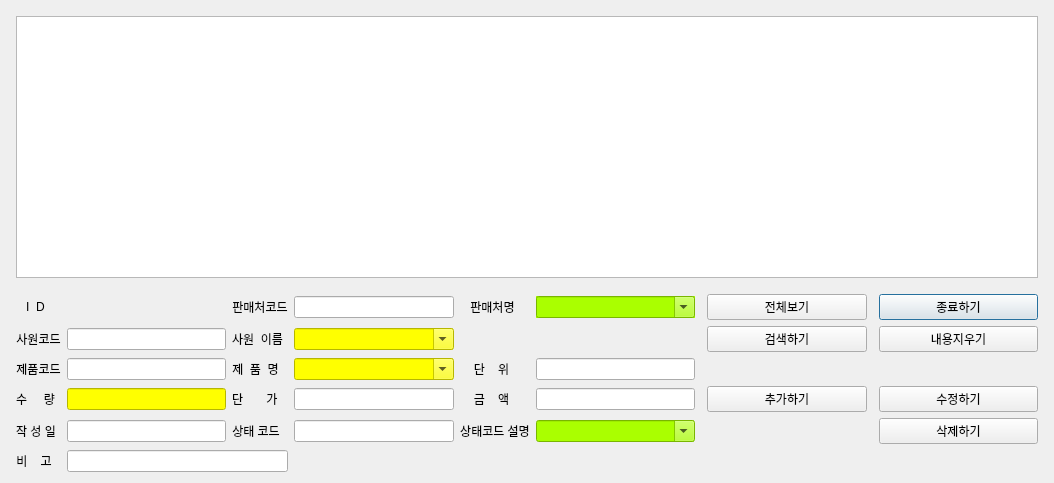
<?xml version="1.0" encoding="UTF-8"?>
<ui version="4.0">
 <class>ConsumableSalesDialog</class>
 <widget class="QDialog" name="ConsumableSalesDialog">
  <property name="geometry">
   <rect>
    <x>0</x>
    <y>0</y>
    <width>1054</width>
    <height>483</height>
   </rect>
  </property>
  <property name="sizePolicy">
   <sizepolicy hsizetype="Expanding" vsizetype="Expanding">
    <horstretch>0</horstretch>
    <verstretch>0</verstretch>
   </sizepolicy>
  </property>
  <property name="windowTitle">
   <string>소모품판매내역</string>
  </property>
  <layout class="QGridLayout" name="gridLayout_2">
   <item row="0" column="0">
    <layout class="QGridLayout" name="gridLayout">
     <property name="leftMargin">
      <number>5</number>
     </property>
     <property name="topMargin">
      <number>5</number>
     </property>
     <property name="rightMargin">
      <number>5</number>
     </property>
     <item row="2" column="9">
      <widget class="QPushButton" name="pb_consumablesales_cancel">
       <property name="sizePolicy">
        <sizepolicy hsizetype="Expanding" vsizetype="Fixed">
         <horstretch>0</horstretch>
         <verstretch>0</verstretch>
        </sizepolicy>
       </property>
       <property name="text">
        <string>종료하기</string>
       </property>
      </widget>
     </item>
     <item row="2" column="0">
      <widget class="QLabel" name="label">
       <property name="sizePolicy">
        <sizepolicy hsizetype="Fixed" vsizetype="Fixed">
         <horstretch>0</horstretch>
         <verstretch>0</verstretch>
        </sizepolicy>
       </property>
       <property name="text">
        <string>   I  D   </string>
       </property>
       <property name="alignment">
        <set>Qt::AlignCenter</set>
       </property>
      </widget>
     </item>
     <item row="2" column="1">
      <widget class="QLabel" name="lbl_consumablesales_id">
       <property name="sizePolicy">
        <sizepolicy hsizetype="Expanding" vsizetype="Fixed">
         <horstretch>0</horstretch>
         <verstretch>0</verstretch>
        </sizepolicy>
       </property>
       <property name="text">
        <string/>
       </property>
      </widget>
     </item>
     <item row="4" column="4">
      <widget class="QLabel" name="label_5">
       <property name="sizePolicy">
        <sizepolicy hsizetype="Fixed" vsizetype="Fixed">
         <horstretch>0</horstretch>
         <verstretch>0</verstretch>
        </sizepolicy>
       </property>
       <property name="text">
        <string>    단    위 </string>
       </property>
       <property name="alignment">
        <set>Qt::AlignCenter</set>
       </property>
      </widget>
     </item>
     <item row="2" column="2">
      <widget class="QLabel" name="label_7">
       <property name="sizePolicy">
        <sizepolicy hsizetype="Fixed" vsizetype="Fixed">
         <horstretch>0</horstretch>
         <verstretch>0</verstretch>
        </sizepolicy>
       </property>
       <property name="text">
        <string>판매처코드</string>
       </property>
       <property name="alignment">
        <set>Qt::AlignCenter</set>
       </property>
      </widget>
     </item>
     <item row="5" column="1">
      <widget class="QLineEdit" name="entry_consumablesales_qty">
       <property name="sizePolicy">
        <sizepolicy hsizetype="Expanding" vsizetype="Fixed">
         <horstretch>0</horstretch>
         <verstretch>0</verstretch>
        </sizepolicy>
       </property>
       <property name="palette">
        <palette>
         <active>
          <colorrole role="WindowText">
           <brush brushstyle="SolidPattern">
            <color alpha="255">
             <red>255</red>
             <green>255</green>
             <blue>255</blue>
            </color>
           </brush>
          </colorrole>
          <colorrole role="Button">
           <brush brushstyle="SolidPattern">
            <color alpha="255">
             <red>255</red>
             <green>255</green>
             <blue>0</blue>
            </color>
           </brush>
          </colorrole>
          <colorrole role="Base">
           <brush brushstyle="SolidPattern">
            <color alpha="255">
             <red>255</red>
             <green>255</green>
             <blue>0</blue>
            </color>
           </brush>
          </colorrole>
          <colorrole role="Window">
           <brush brushstyle="SolidPattern">
            <color alpha="255">
             <red>255</red>
             <green>255</green>
             <blue>0</blue>
            </color>
           </brush>
          </colorrole>
         </active>
         <inactive>
          <colorrole role="WindowText">
           <brush brushstyle="SolidPattern">
            <color alpha="255">
             <red>255</red>
             <green>255</green>
             <blue>255</blue>
            </color>
           </brush>
          </colorrole>
          <colorrole role="Button">
           <brush brushstyle="SolidPattern">
            <color alpha="255">
             <red>255</red>
             <green>255</green>
             <blue>0</blue>
            </color>
           </brush>
          </colorrole>
          <colorrole role="Base">
           <brush brushstyle="SolidPattern">
            <color alpha="255">
             <red>255</red>
             <green>255</green>
             <blue>0</blue>
            </color>
           </brush>
          </colorrole>
          <colorrole role="Window">
           <brush brushstyle="SolidPattern">
            <color alpha="255">
             <red>255</red>
             <green>255</green>
             <blue>0</blue>
            </color>
           </brush>
          </colorrole>
         </inactive>
         <disabled>
          <colorrole role="WindowText">
           <brush brushstyle="SolidPattern">
            <color alpha="255">
             <red>120</red>
             <green>120</green>
             <blue>120</blue>
            </color>
           </brush>
          </colorrole>
          <colorrole role="Button">
           <brush brushstyle="SolidPattern">
            <color alpha="255">
             <red>255</red>
             <green>255</green>
             <blue>0</blue>
            </color>
           </brush>
          </colorrole>
          <colorrole role="Base">
           <brush brushstyle="SolidPattern">
            <color alpha="255">
             <red>255</red>
             <green>255</green>
             <blue>0</blue>
            </color>
           </brush>
          </colorrole>
          <colorrole role="Window">
           <brush brushstyle="SolidPattern">
            <color alpha="255">
             <red>255</red>
             <green>255</green>
             <blue>0</blue>
            </color>
           </brush>
          </colorrole>
         </disabled>
        </palette>
       </property>
       <property name="styleSheet">
        <string notr="true">background-color: rgb(255, 255, 0);</string>
       </property>
      </widget>
     </item>
     <item row="4" column="5">
      <widget class="QLineEdit" name="entry_consumablesales_um">
       <property name="sizePolicy">
        <sizepolicy hsizetype="Expanding" vsizetype="Fixed">
         <horstretch>0</horstretch>
         <verstretch>0</verstretch>
        </sizepolicy>
       </property>
      </widget>
     </item>
     <item row="2" column="7">
      <widget class="QPushButton" name="pb_consumablesales_show">
       <property name="sizePolicy">
        <sizepolicy hsizetype="Expanding" vsizetype="Fixed">
         <horstretch>0</horstretch>
         <verstretch>0</verstretch>
        </sizepolicy>
       </property>
       <property name="text">
        <string>전체보기</string>
       </property>
      </widget>
     </item>
     <item row="1" column="0">
      <spacer name="verticalSpacer">
       <property name="orientation">
        <enum>Qt::Vertical</enum>
       </property>
       <property name="sizeHint" stdset="0">
        <size>
         <width>20</width>
         <height>10</height>
        </size>
       </property>
      </spacer>
     </item>
     <item row="4" column="0">
      <widget class="QLabel" name="label_2">
       <property name="sizePolicy">
        <sizepolicy hsizetype="Fixed" vsizetype="Fixed">
         <horstretch>0</horstretch>
         <verstretch>0</verstretch>
        </sizepolicy>
       </property>
       <property name="text">
        <string>제품코드</string>
       </property>
       <property name="alignment">
        <set>Qt::AlignCenter</set>
       </property>
      </widget>
     </item>
     <item row="2" column="3">
      <widget class="QLineEdit" name="entry_consumablesales_ccode">
       <property name="sizePolicy">
        <sizepolicy hsizetype="Expanding" vsizetype="Fixed">
         <horstretch>0</horstretch>
         <verstretch>0</verstretch>
        </sizepolicy>
       </property>
      </widget>
     </item>
     <item row="5" column="0">
      <widget class="QLabel" name="label_4">
       <property name="sizePolicy">
        <sizepolicy hsizetype="Fixed" vsizetype="Fixed">
         <horstretch>0</horstretch>
         <verstretch>0</verstretch>
        </sizepolicy>
       </property>
       <property name="text">
        <string>수     량</string>
       </property>
       <property name="alignment">
        <set>Qt::AlignCenter</set>
       </property>
      </widget>
     </item>
     <item row="2" column="4">
      <widget class="QLabel" name="label_8">
       <property name="sizePolicy">
        <sizepolicy hsizetype="Fixed" vsizetype="Fixed">
         <horstretch>0</horstretch>
         <verstretch>0</verstretch>
        </sizepolicy>
       </property>
       <property name="text">
        <string>   판매처명</string>
       </property>
       <property name="alignment">
        <set>Qt::AlignCenter</set>
       </property>
      </widget>
     </item>
     <item row="4" column="2">
      <widget class="QLabel" name="label_3">
       <property name="sizePolicy">
        <sizepolicy hsizetype="Fixed" vsizetype="Fixed">
         <horstretch>0</horstretch>
         <verstretch>0</verstretch>
        </sizepolicy>
       </property>
       <property name="text">
        <string>제  품  명</string>
       </property>
       <property name="alignment">
        <set>Qt::AlignCenter</set>
       </property>
      </widget>
     </item>
     <item row="5" column="2">
      <widget class="QLabel" name="label_9">
       <property name="sizePolicy">
        <sizepolicy hsizetype="Fixed" vsizetype="Fixed">
         <horstretch>0</horstretch>
         <verstretch>0</verstretch>
        </sizepolicy>
       </property>
       <property name="text">
        <string>단       가 </string>
       </property>
       <property name="alignment">
        <set>Qt::AlignCenter</set>
       </property>
      </widget>
     </item>
     <item row="4" column="1">
      <widget class="QLineEdit" name="entry_consumablesales_pcode">
       <property name="sizePolicy">
        <sizepolicy hsizetype="Expanding" vsizetype="Fixed">
         <horstretch>0</horstretch>
         <verstretch>0</verstretch>
        </sizepolicy>
       </property>
      </widget>
     </item>
     <item row="5" column="3">
      <widget class="QLineEdit" name="entry_consumablesales_unitprice">
       <property name="sizePolicy">
        <sizepolicy hsizetype="Expanding" vsizetype="Fixed">
         <horstretch>0</horstretch>
         <verstretch>0</verstretch>
        </sizepolicy>
       </property>
      </widget>
     </item>
     <item row="6" column="1">
      <widget class="QLineEdit" name="entry_consumablesales_trxdt">
       <property name="sizePolicy">
        <sizepolicy hsizetype="Expanding" vsizetype="Fixed">
         <horstretch>0</horstretch>
         <verstretch>0</verstretch>
        </sizepolicy>
       </property>
      </widget>
     </item>
     <item row="6" column="2">
      <widget class="QLabel" name="label_11">
       <property name="sizePolicy">
        <sizepolicy hsizetype="Fixed" vsizetype="Fixed">
         <horstretch>0</horstretch>
         <verstretch>0</verstretch>
        </sizepolicy>
       </property>
       <property name="text">
        <string>상태 코드</string>
       </property>
       <property name="alignment">
        <set>Qt::AlignCenter</set>
       </property>
      </widget>
     </item>
     <item row="6" column="0">
      <widget class="QLabel" name="label_10">
       <property name="sizePolicy">
        <sizepolicy hsizetype="Fixed" vsizetype="Fixed">
         <horstretch>0</horstretch>
         <verstretch>0</verstretch>
        </sizepolicy>
       </property>
       <property name="text">
        <string>작 성 일</string>
       </property>
       <property name="alignment">
        <set>Qt::AlignCenter</set>
       </property>
      </widget>
     </item>
     <item row="3" column="2">
      <widget class="QLabel" name="label_13">
       <property name="sizePolicy">
        <sizepolicy hsizetype="Fixed" vsizetype="Fixed">
         <horstretch>0</horstretch>
         <verstretch>0</verstretch>
        </sizepolicy>
       </property>
       <property name="text">
        <string>사원  이름</string>
       </property>
       <property name="alignment">
        <set>Qt::AlignCenter</set>
       </property>
      </widget>
     </item>
     <item row="3" column="1">
      <widget class="QLineEdit" name="entry_consumablesales_ecode">
       <property name="sizePolicy">
        <sizepolicy hsizetype="Expanding" vsizetype="Fixed">
         <horstretch>0</horstretch>
         <verstretch>0</verstretch>
        </sizepolicy>
       </property>
      </widget>
     </item>
     <item row="3" column="0">
      <widget class="QLabel" name="label_12">
       <property name="sizePolicy">
        <sizepolicy hsizetype="Fixed" vsizetype="Fixed">
         <horstretch>0</horstretch>
         <verstretch>0</verstretch>
        </sizepolicy>
       </property>
       <property name="text">
        <string>사원코드</string>
       </property>
       <property name="alignment">
        <set>Qt::AlignCenter</set>
       </property>
      </widget>
     </item>
     <item row="2" column="5">
      <widget class="QComboBox" name="cb_consumablesales_cname">
       <property name="sizePolicy">
        <sizepolicy hsizetype="Expanding" vsizetype="Fixed">
         <horstretch>0</horstretch>
         <verstretch>0</verstretch>
        </sizepolicy>
       </property>
       <property name="autoFillBackground">
        <bool>true</bool>
       </property>
       <property name="styleSheet">
        <string notr="true">background-color: rgb(170, 255, 0);</string>
       </property>
       <property name="editable">
        <bool>true</bool>
       </property>
      </widget>
     </item>
     <item row="5" column="5">
      <widget class="QLineEdit" name="entry_consumablesales_amount">
       <property name="sizePolicy">
        <sizepolicy hsizetype="Expanding" vsizetype="Fixed">
         <horstretch>0</horstretch>
         <verstretch>0</verstretch>
        </sizepolicy>
       </property>
      </widget>
     </item>
     <item row="5" column="4">
      <widget class="QLabel" name="label_14">
       <property name="sizePolicy">
        <sizepolicy hsizetype="Fixed" vsizetype="Fixed">
         <horstretch>0</horstretch>
         <verstretch>0</verstretch>
        </sizepolicy>
       </property>
       <property name="text">
        <string>    금    액 </string>
       </property>
       <property name="alignment">
        <set>Qt::AlignCenter</set>
       </property>
      </widget>
     </item>
     <item row="3" column="3">
      <widget class="QComboBox" name="cb_consumablesales_ename">
       <property name="sizePolicy">
        <sizepolicy hsizetype="Expanding" vsizetype="Fixed">
         <horstretch>0</horstretch>
         <verstretch>0</verstretch>
        </sizepolicy>
       </property>
       <property name="styleSheet">
        <string notr="true">background-color: rgb(255, 255, 0);</string>
       </property>
       <property name="editable">
        <bool>true</bool>
       </property>
      </widget>
     </item>
     <item row="4" column="3">
      <widget class="QComboBox" name="cb_consumablesales_pname">
       <property name="sizePolicy">
        <sizepolicy hsizetype="Expanding" vsizetype="Fixed">
         <horstretch>0</horstretch>
         <verstretch>0</verstretch>
        </sizepolicy>
       </property>
       <property name="styleSheet">
        <string notr="true">background-color: rgb(255, 255, 0);</string>
       </property>
       <property name="editable">
        <bool>true</bool>
       </property>
      </widget>
     </item>
     <item row="7" column="0">
      <widget class="QLabel" name="label_6">
       <property name="sizePolicy">
        <sizepolicy hsizetype="Fixed" vsizetype="Fixed">
         <horstretch>0</horstretch>
         <verstretch>0</verstretch>
        </sizepolicy>
       </property>
       <property name="text">
        <string>비    고</string>
       </property>
       <property name="alignment">
        <set>Qt::AlignCenter</set>
       </property>
      </widget>
     </item>
     <item row="6" column="5">
      <widget class="QComboBox" name="cb_consumablesales_status_descr">
       <property name="sizePolicy">
        <sizepolicy hsizetype="Expanding" vsizetype="Fixed">
         <horstretch>0</horstretch>
         <verstretch>0</verstretch>
        </sizepolicy>
       </property>
       <property name="palette">
        <palette>
         <active>
          <colorrole role="WindowText">
           <brush brushstyle="SolidPattern">
            <color alpha="255">
             <red>0</red>
             <green>0</green>
             <blue>0</blue>
            </color>
           </brush>
          </colorrole>
          <colorrole role="Button">
           <brush brushstyle="SolidPattern">
            <color alpha="255">
             <red>170</red>
             <green>255</green>
             <blue>0</blue>
            </color>
           </brush>
          </colorrole>
          <colorrole role="Light">
           <brush brushstyle="SolidPattern">
            <color alpha="255">
             <red>255</red>
             <green>255</green>
             <blue>127</blue>
            </color>
           </brush>
          </colorrole>
          <colorrole role="Midlight">
           <brush brushstyle="SolidPattern">
            <color alpha="255">
             <red>255</red>
             <green>255</green>
             <blue>63</blue>
            </color>
           </brush>
          </colorrole>
          <colorrole role="Dark">
           <brush brushstyle="SolidPattern">
            <color alpha="255">
             <red>127</red>
             <green>127</green>
             <blue>0</blue>
            </color>
           </brush>
          </colorrole>
          <colorrole role="Mid">
           <brush brushstyle="SolidPattern">
            <color alpha="255">
             <red>170</red>
             <green>170</green>
             <blue>0</blue>
            </color>
           </brush>
          </colorrole>
          <colorrole role="Text">
           <brush brushstyle="SolidPattern">
            <color alpha="255">
             <red>0</red>
             <green>0</green>
             <blue>0</blue>
            </color>
           </brush>
          </colorrole>
          <colorrole role="BrightText">
           <brush brushstyle="SolidPattern">
            <color alpha="255">
             <red>255</red>
             <green>255</green>
             <blue>255</blue>
            </color>
           </brush>
          </colorrole>
          <colorrole role="ButtonText">
           <brush brushstyle="SolidPattern">
            <color alpha="255">
             <red>0</red>
             <green>0</green>
             <blue>0</blue>
            </color>
           </brush>
          </colorrole>
          <colorrole role="Base">
           <brush brushstyle="SolidPattern">
            <color alpha="255">
             <red>170</red>
             <green>255</green>
             <blue>0</blue>
            </color>
           </brush>
          </colorrole>
          <colorrole role="Window">
           <brush brushstyle="SolidPattern">
            <color alpha="255">
             <red>170</red>
             <green>255</green>
             <blue>0</blue>
            </color>
           </brush>
          </colorrole>
          <colorrole role="Shadow">
           <brush brushstyle="SolidPattern">
            <color alpha="255">
             <red>0</red>
             <green>0</green>
             <blue>0</blue>
            </color>
           </brush>
          </colorrole>
          <colorrole role="AlternateBase">
           <brush brushstyle="SolidPattern">
            <color alpha="255">
             <red>255</red>
             <green>255</green>
             <blue>127</blue>
            </color>
           </brush>
          </colorrole>
          <colorrole role="ToolTipBase">
           <brush brushstyle="SolidPattern">
            <color alpha="255">
             <red>255</red>
             <green>255</green>
             <blue>220</blue>
            </color>
           </brush>
          </colorrole>
          <colorrole role="ToolTipText">
           <brush brushstyle="SolidPattern">
            <color alpha="255">
             <red>0</red>
             <green>0</green>
             <blue>0</blue>
            </color>
           </brush>
          </colorrole>
         </active>
         <inactive>
          <colorrole role="WindowText">
           <brush brushstyle="SolidPattern">
            <color alpha="255">
             <red>0</red>
             <green>0</green>
             <blue>0</blue>
            </color>
           </brush>
          </colorrole>
          <colorrole role="Button">
           <brush brushstyle="SolidPattern">
            <color alpha="255">
             <red>170</red>
             <green>255</green>
             <blue>0</blue>
            </color>
           </brush>
          </colorrole>
          <colorrole role="Light">
           <brush brushstyle="SolidPattern">
            <color alpha="255">
             <red>255</red>
             <green>255</green>
             <blue>127</blue>
            </color>
           </brush>
          </colorrole>
          <colorrole role="Midlight">
           <brush brushstyle="SolidPattern">
            <color alpha="255">
             <red>255</red>
             <green>255</green>
             <blue>63</blue>
            </color>
           </brush>
          </colorrole>
          <colorrole role="Dark">
           <brush brushstyle="SolidPattern">
            <color alpha="255">
             <red>127</red>
             <green>127</green>
             <blue>0</blue>
            </color>
           </brush>
          </colorrole>
          <colorrole role="Mid">
           <brush brushstyle="SolidPattern">
            <color alpha="255">
             <red>170</red>
             <green>170</green>
             <blue>0</blue>
            </color>
           </brush>
          </colorrole>
          <colorrole role="Text">
           <brush brushstyle="SolidPattern">
            <color alpha="255">
             <red>0</red>
             <green>0</green>
             <blue>0</blue>
            </color>
           </brush>
          </colorrole>
          <colorrole role="BrightText">
           <brush brushstyle="SolidPattern">
            <color alpha="255">
             <red>255</red>
             <green>255</green>
             <blue>255</blue>
            </color>
           </brush>
          </colorrole>
          <colorrole role="ButtonText">
           <brush brushstyle="SolidPattern">
            <color alpha="255">
             <red>0</red>
             <green>0</green>
             <blue>0</blue>
            </color>
           </brush>
          </colorrole>
          <colorrole role="Base">
           <brush brushstyle="SolidPattern">
            <color alpha="255">
             <red>170</red>
             <green>255</green>
             <blue>0</blue>
            </color>
           </brush>
          </colorrole>
          <colorrole role="Window">
           <brush brushstyle="SolidPattern">
            <color alpha="255">
             <red>170</red>
             <green>255</green>
             <blue>0</blue>
            </color>
           </brush>
          </colorrole>
          <colorrole role="Shadow">
           <brush brushstyle="SolidPattern">
            <color alpha="255">
             <red>0</red>
             <green>0</green>
             <blue>0</blue>
            </color>
           </brush>
          </colorrole>
          <colorrole role="AlternateBase">
           <brush brushstyle="SolidPattern">
            <color alpha="255">
             <red>255</red>
             <green>255</green>
             <blue>127</blue>
            </color>
           </brush>
          </colorrole>
          <colorrole role="ToolTipBase">
           <brush brushstyle="SolidPattern">
            <color alpha="255">
             <red>255</red>
             <green>255</green>
             <blue>220</blue>
            </color>
           </brush>
          </colorrole>
          <colorrole role="ToolTipText">
           <brush brushstyle="SolidPattern">
            <color alpha="255">
             <red>0</red>
             <green>0</green>
             <blue>0</blue>
            </color>
           </brush>
          </colorrole>
         </inactive>
         <disabled>
          <colorrole role="WindowText">
           <brush brushstyle="SolidPattern">
            <color alpha="255">
             <red>127</red>
             <green>127</green>
             <blue>0</blue>
            </color>
           </brush>
          </colorrole>
          <colorrole role="Button">
           <brush brushstyle="SolidPattern">
            <color alpha="255">
             <red>170</red>
             <green>255</green>
             <blue>0</blue>
            </color>
           </brush>
          </colorrole>
          <colorrole role="Light">
           <brush brushstyle="SolidPattern">
            <color alpha="255">
             <red>255</red>
             <green>255</green>
             <blue>127</blue>
            </color>
           </brush>
          </colorrole>
          <colorrole role="Midlight">
           <brush brushstyle="SolidPattern">
            <color alpha="255">
             <red>255</red>
             <green>255</green>
             <blue>63</blue>
            </color>
           </brush>
          </colorrole>
          <colorrole role="Dark">
           <brush brushstyle="SolidPattern">
            <color alpha="255">
             <red>127</red>
             <green>127</green>
             <blue>0</blue>
            </color>
           </brush>
          </colorrole>
          <colorrole role="Mid">
           <brush brushstyle="SolidPattern">
            <color alpha="255">
             <red>170</red>
             <green>170</green>
             <blue>0</blue>
            </color>
           </brush>
          </colorrole>
          <colorrole role="Text">
           <brush brushstyle="SolidPattern">
            <color alpha="255">
             <red>127</red>
             <green>127</green>
             <blue>0</blue>
            </color>
           </brush>
          </colorrole>
          <colorrole role="BrightText">
           <brush brushstyle="SolidPattern">
            <color alpha="255">
             <red>255</red>
             <green>255</green>
             <blue>255</blue>
            </color>
           </brush>
          </colorrole>
          <colorrole role="ButtonText">
           <brush brushstyle="SolidPattern">
            <color alpha="255">
             <red>127</red>
             <green>127</green>
             <blue>0</blue>
            </color>
           </brush>
          </colorrole>
          <colorrole role="Base">
           <brush brushstyle="SolidPattern">
            <color alpha="255">
             <red>170</red>
             <green>255</green>
             <blue>0</blue>
            </color>
           </brush>
          </colorrole>
          <colorrole role="Window">
           <brush brushstyle="SolidPattern">
            <color alpha="255">
             <red>170</red>
             <green>255</green>
             <blue>0</blue>
            </color>
           </brush>
          </colorrole>
          <colorrole role="Shadow">
           <brush brushstyle="SolidPattern">
            <color alpha="255">
             <red>0</red>
             <green>0</green>
             <blue>0</blue>
            </color>
           </brush>
          </colorrole>
          <colorrole role="AlternateBase">
           <brush brushstyle="SolidPattern">
            <color alpha="255">
             <red>255</red>
             <green>255</green>
             <blue>0</blue>
            </color>
           </brush>
          </colorrole>
          <colorrole role="ToolTipBase">
           <brush brushstyle="SolidPattern">
            <color alpha="255">
             <red>255</red>
             <green>255</green>
             <blue>220</blue>
            </color>
           </brush>
          </colorrole>
          <colorrole role="ToolTipText">
           <brush brushstyle="SolidPattern">
            <color alpha="255">
             <red>0</red>
             <green>0</green>
             <blue>0</blue>
            </color>
           </brush>
          </colorrole>
         </disabled>
        </palette>
       </property>
       <property name="styleSheet">
        <string notr="true">background-color: rgb(170, 255, 0);</string>
       </property>
       <property name="editable">
        <bool>true</bool>
       </property>
      </widget>
     </item>
     <item row="6" column="3">
      <widget class="QLineEdit" name="entry_consumablesales_status">
       <property name="sizePolicy">
        <sizepolicy hsizetype="Expanding" vsizetype="Fixed">
         <horstretch>0</horstretch>
         <verstretch>0</verstretch>
        </sizepolicy>
       </property>
      </widget>
     </item>
     <item row="6" column="4">
      <widget class="QLabel" name="label_15">
       <property name="sizePolicy">
        <sizepolicy hsizetype="Fixed" vsizetype="Fixed">
         <horstretch>0</horstretch>
         <verstretch>0</verstretch>
        </sizepolicy>
       </property>
       <property name="text">
        <string>상태코드 설명</string>
       </property>
       <property name="alignment">
        <set>Qt::AlignCenter</set>
       </property>
      </widget>
     </item>
     <item row="7" column="1" colspan="2">
      <widget class="QLineEdit" name="entry_consumablesales_remark">
       <property name="sizePolicy">
        <sizepolicy hsizetype="Expanding" vsizetype="Fixed">
         <horstretch>0</horstretch>
         <verstretch>0</verstretch>
        </sizepolicy>
       </property>
      </widget>
     </item>
     <item row="3" column="9">
      <widget class="QPushButton" name="pb_consumablesales_clear">
       <property name="sizePolicy">
        <sizepolicy hsizetype="Expanding" vsizetype="Fixed">
         <horstretch>0</horstretch>
         <verstretch>0</verstretch>
        </sizepolicy>
       </property>
       <property name="text">
        <string>내용지우기</string>
       </property>
      </widget>
     </item>
     <item row="3" column="7">
      <widget class="QPushButton" name="pb_consumablesales_search">
       <property name="sizePolicy">
        <sizepolicy hsizetype="Expanding" vsizetype="Fixed">
         <horstretch>0</horstretch>
         <verstretch>0</verstretch>
        </sizepolicy>
       </property>
       <property name="text">
        <string>검색하기</string>
       </property>
      </widget>
     </item>
     <item row="5" column="7">
      <widget class="QPushButton" name="pb_consumablesales_insert">
       <property name="sizePolicy">
        <sizepolicy hsizetype="Expanding" vsizetype="Fixed">
         <horstretch>0</horstretch>
         <verstretch>0</verstretch>
        </sizepolicy>
       </property>
       <property name="text">
        <string>추가하기</string>
       </property>
      </widget>
     </item>
     <item row="5" column="9">
      <widget class="QPushButton" name="pb_consumablesales_update">
       <property name="sizePolicy">
        <sizepolicy hsizetype="Expanding" vsizetype="Fixed">
         <horstretch>0</horstretch>
         <verstretch>0</verstretch>
        </sizepolicy>
       </property>
       <property name="text">
        <string>수정하기</string>
       </property>
      </widget>
     </item>
     <item row="6" column="9">
      <widget class="QPushButton" name="pb_consumablesales_delete">
       <property name="sizePolicy">
        <sizepolicy hsizetype="Expanding" vsizetype="Fixed">
         <horstretch>0</horstretch>
         <verstretch>0</verstretch>
        </sizepolicy>
       </property>
       <property name="text">
        <string>삭제하기</string>
       </property>
      </widget>
     </item>
     <item row="0" column="0" colspan="10">
      <widget class="QTableView" name="tv_consumablesales">
       <property name="sizePolicy">
        <sizepolicy hsizetype="Expanding" vsizetype="Expanding">
         <horstretch>0</horstretch>
         <verstretch>1</verstretch>
        </sizepolicy>
       </property>
      </widget>
     </item>
    </layout>
   </item>
  </layout>
 </widget>
 <resources/>
 <connections/>
</ui>
